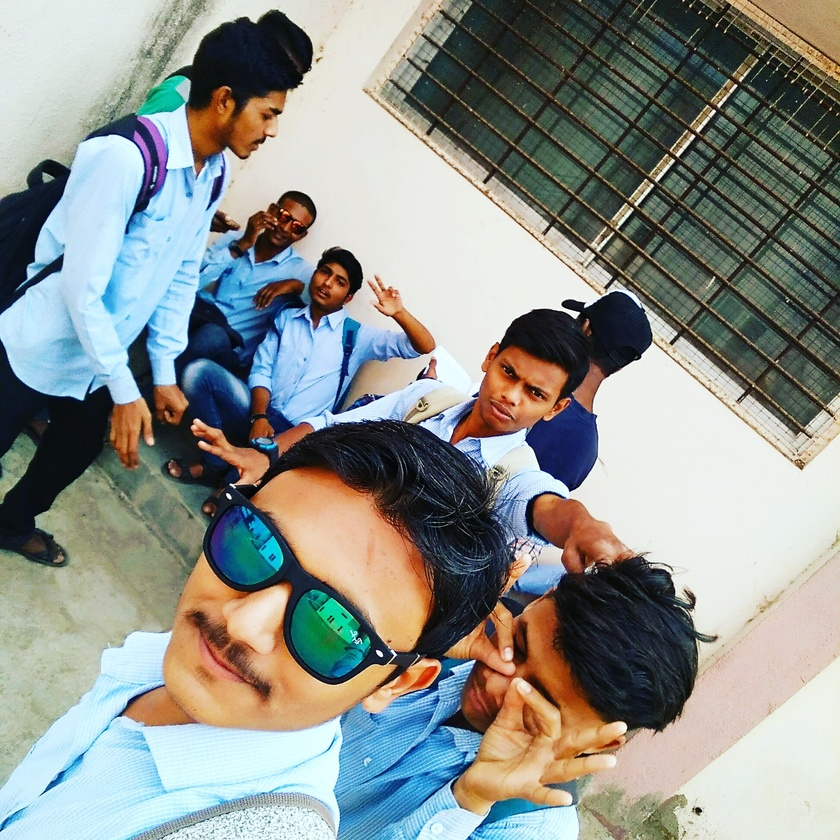
#> input picture ImageProcessing/jawani.jpg, 840 x 840 px, shrunk from 1944 x 1944 before the run
$ python 07_Threshold.py
#> lines starting #> are read from the running program, lines starting #| are printed output that depends on the picture; after the words box and inside, x2 and y2 are one past the last pixel; in counts of white or black regions, pixels touching at a corner belong together
import cv2
import numpy

img = cv2.imread('jawani.jpg')
#> img is the input picture: shape (840, 840, 3); mean B, G, R 140.5, 145.8, 141.4

img1 = cv2.cvtColor(img, cv2.COLOR_BGR2GRAY)
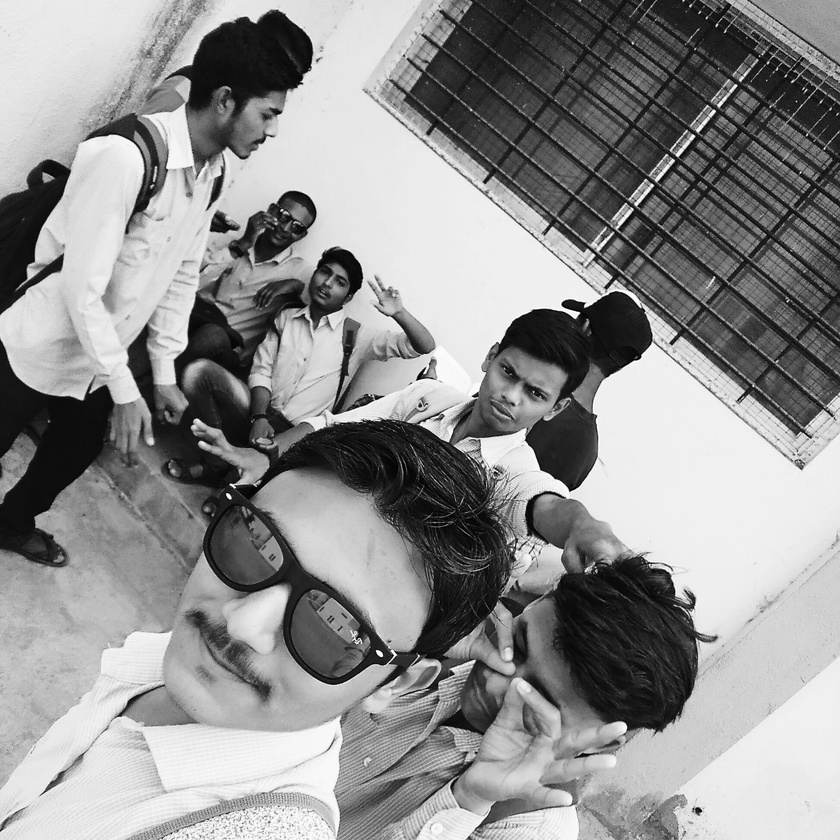
#> img1: shape (840, 840); min 0, max 255, mean 143.9
cv2.imwrite('gs.jpg', img1)

thr1 = cv2.adaptiveThreshold(
    img1, 255, cv2.ADAPTIVE_THRESH_MEAN_C, cv2.THRESH_BINARY, 199, 5)
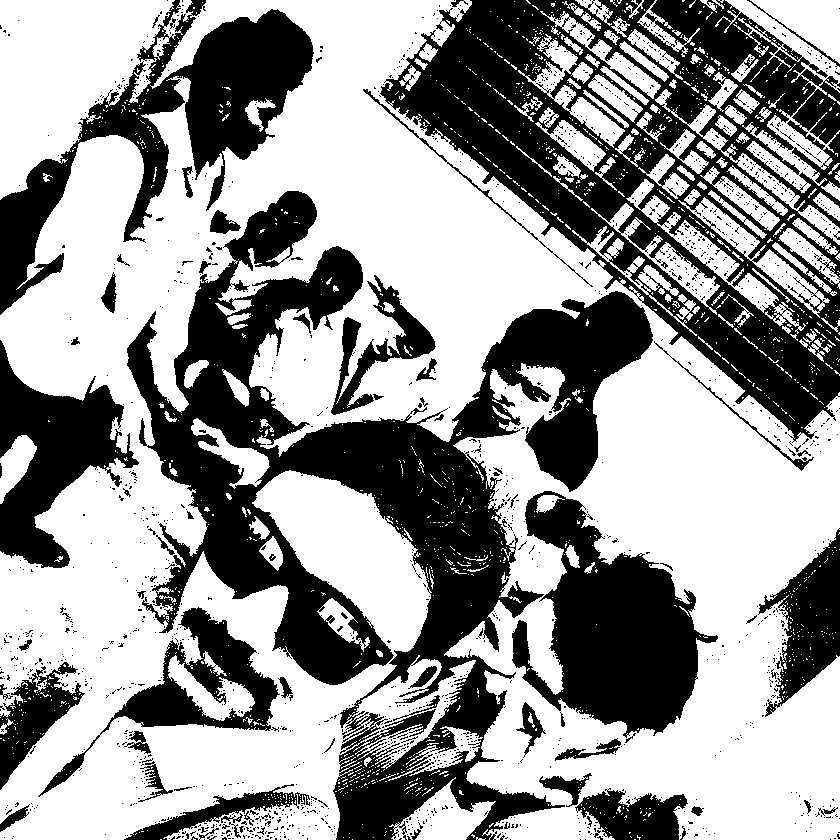
#> thr1: shape (840, 840); 59.8% white; 1672 black regions (1589 under 20 px), largest, box (x1, y1, x2, y2) and area: (127, 191, 653, 840) 101018, (380, 0, 840, 443) 75679, (0, 0, 314, 315) 26746
thr2 = cv2.adaptiveThreshold(
    img1, 255, cv2.ADAPTIVE_THRESH_GAUSSIAN_C, cv2.THRESH_BINARY, 175, 5)
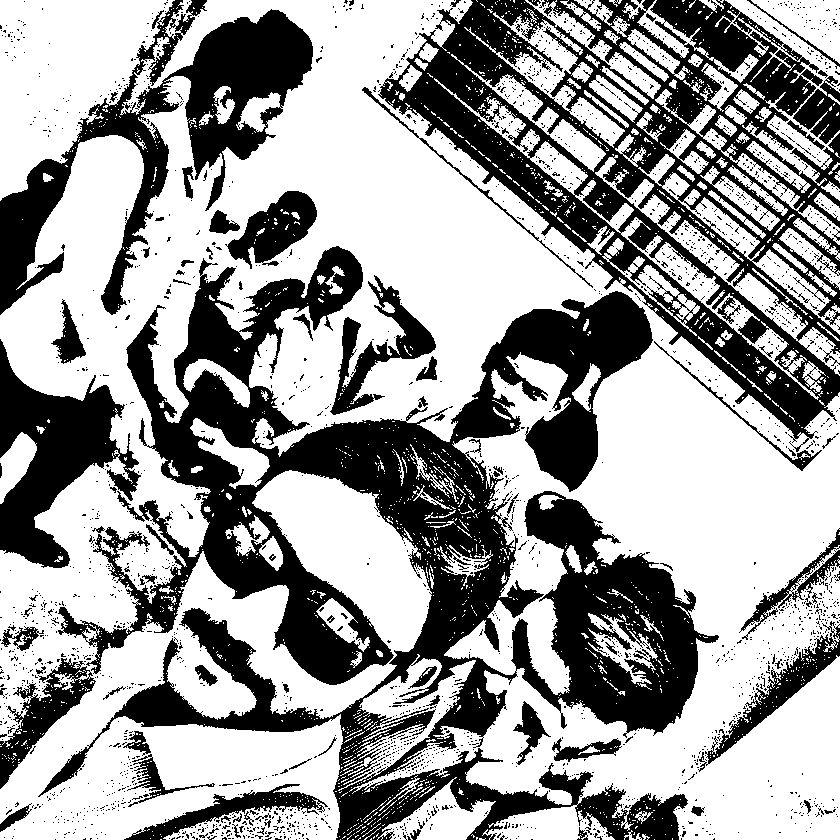
#> thr2: shape (840, 840); 61.8% white; 2493 black regions (2399 under 20 px), largest, box (x1, y1, x2, y2) and area: (38, 246, 719, 840) 129234, (378, 0, 840, 452) 63409, (0, 0, 313, 315) 26192

cv2.imshow('original', img1)
cv2.imshow('Adaptive Mean', thr1)
cv2.imshow('Adaptive Gaussian', thr2)
cv2.waitKey(0)
